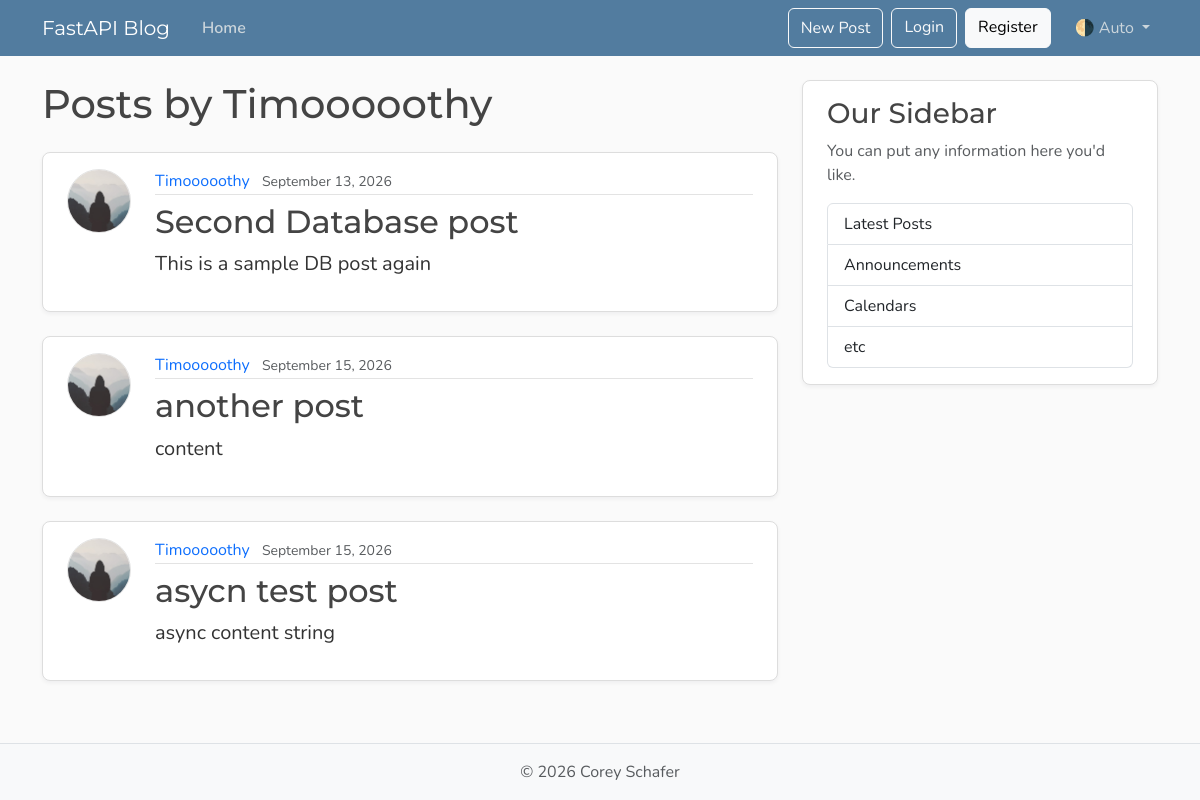
Before: /users/1/posts with the older database file.
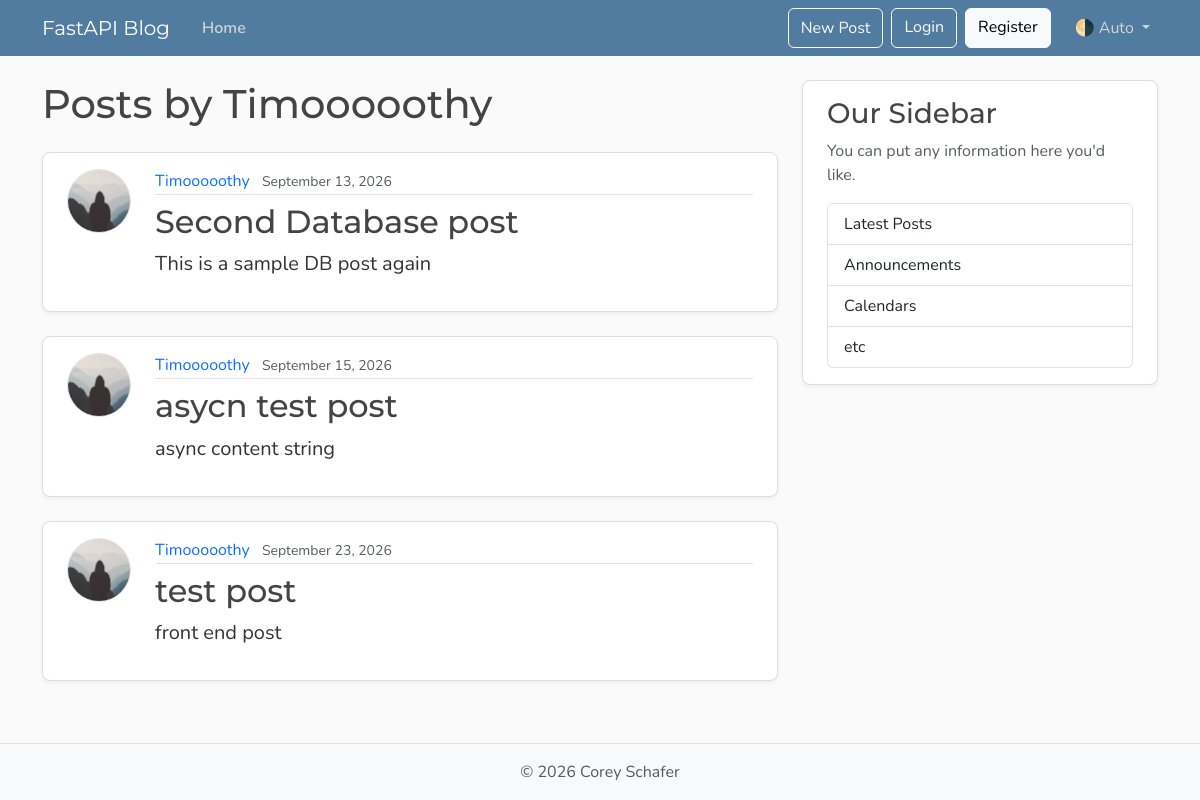
After: the same page with the newer database file.
### models.py (models this page shows, shortened)
class Post(Base):
    __tablename__ = "posts"
    id: Mapped[int] = mapped_column(Integer, primary_key=True, index=True)
    title: Mapped[str] = mapped_column(String(100), nullable=False)
    content: Mapped[str] = mapped_column(Text, nullable=False)
    user_id: Mapped[int] = mapped_column(
        ForeignKey("users.id"),
        nullable=False,
        index=True,
    )
    date_posted: Mapped[datetime] = mapped_column(
        DateTime(timezone=True),
        default=lambda: datetime.now(UTC),
    )
    author: Mapped[User] = relationship(back_populates="posts")

class User(Base):
    __tablename__ = "users"
    id: Mapped[int] = mapped_column(Integer, primary_key=True, index=True)
    username: Mapped[str] = mapped_column(String(50), unique=True, nullable=False)
    email: Mapped[str] = mapped_column(String(120), unique=True, nullable=False)
    image_file: Mapped[str | None] = mapped_column(
        String(200),
        nullable=True,
        default=None,
    )
    posts: Mapped[list[Post]] = relationship(back_populates="author", cascade = "all, delete-orphan")

### main.py (the view)
@app.get("/users/{user_id}/posts", include_in_schema=False, name="user_posts")
async def user_posts_page(
    request: Request,
    user_id: int,
    db: Annotated[AsyncSession, Depends(get_db)],
):
    result = await db.execute(select(models.User).where(models.User.id == user_id))
    user = result.scalars().first()
    if not user:
        raise HTTPException(
            status_code=status.HTTP_404_NOT_FOUND,
            detail="User not found",
        )
    result = await db.execute(
        select(models.Post)
        .options(selectinload(models.Post.author))
        .where(models.Post.user_id == user_id),
    )
    posts = result.scalars().all()
    return templates.TemplateResponse(
        request,
        "user_posts.html",
        {"posts": posts, "user": user, "title": f"{user.username}'s Posts"},
    )

### templates/user_posts.html
{% extends "layout.html" %}
{% block content %}
  <h1 class="mb-4">Posts by {{ user.username }}</h1>
  {% for post in posts %}
    <article class="content-section py-3 px-4 mb-4">
      <div class="d-flex align-items-start gap-4">
        <img class="rounded-circle article-img flex-shrink-0"
             src="{{ post.author.image_path }}"
             alt="{{ post.author.username }}'s profile picture"
             width="64"
             height="64"
             loading="lazy">
        <div class="flex-grow-1">
          <div class="article-metadata mb-2">
            <a class="me-2"
               href="{{ url_for('user_posts', user_id=post.author.id) }}">{{ post.author.username }}</a>
            <small class="text-body-secondary">{{ post.date_posted.strftime("%B %d, %Y") }}</small>
          </div>
          <h2>
            <a class="article-title"
               href="{{ url_for('post_page', post_id=post.id) }}">{{ post.title }}</a>
          </h2>
          <p class="article-content">{{ post.content }}</p>
        </div>
      </div>
    </article>
  {% else %}
    <p class="text-body-secondary">No posts by this user yet.</p>
  {% endfor %}
{% endblock content %}

Changed rows visible on the page:
removed Post: author.username "Timooooothy", date_posted "September 15, 2026", title "another post", content "content"
added Post: author.username "Timooooothy", date_posted "September 23, 2026", title "test post", content "front end post"
